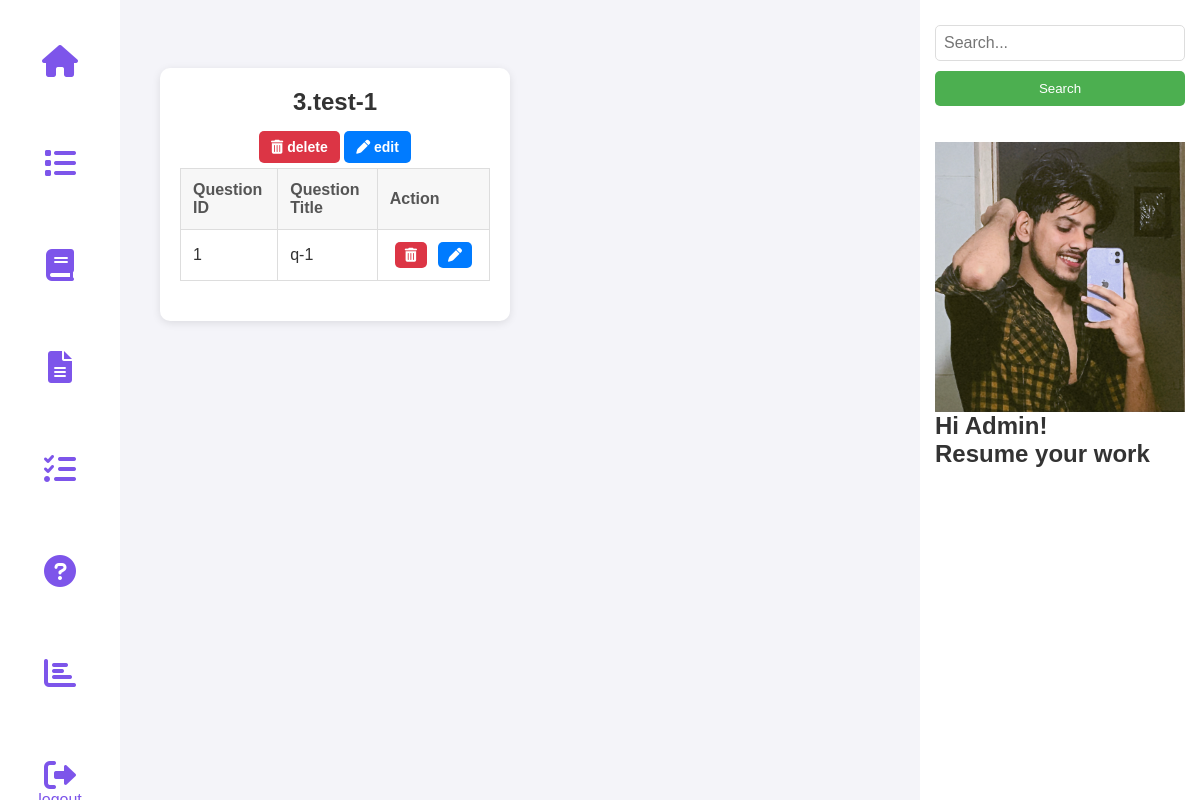
/view_quiz (signed in), run on an earlier commit of the app's database.
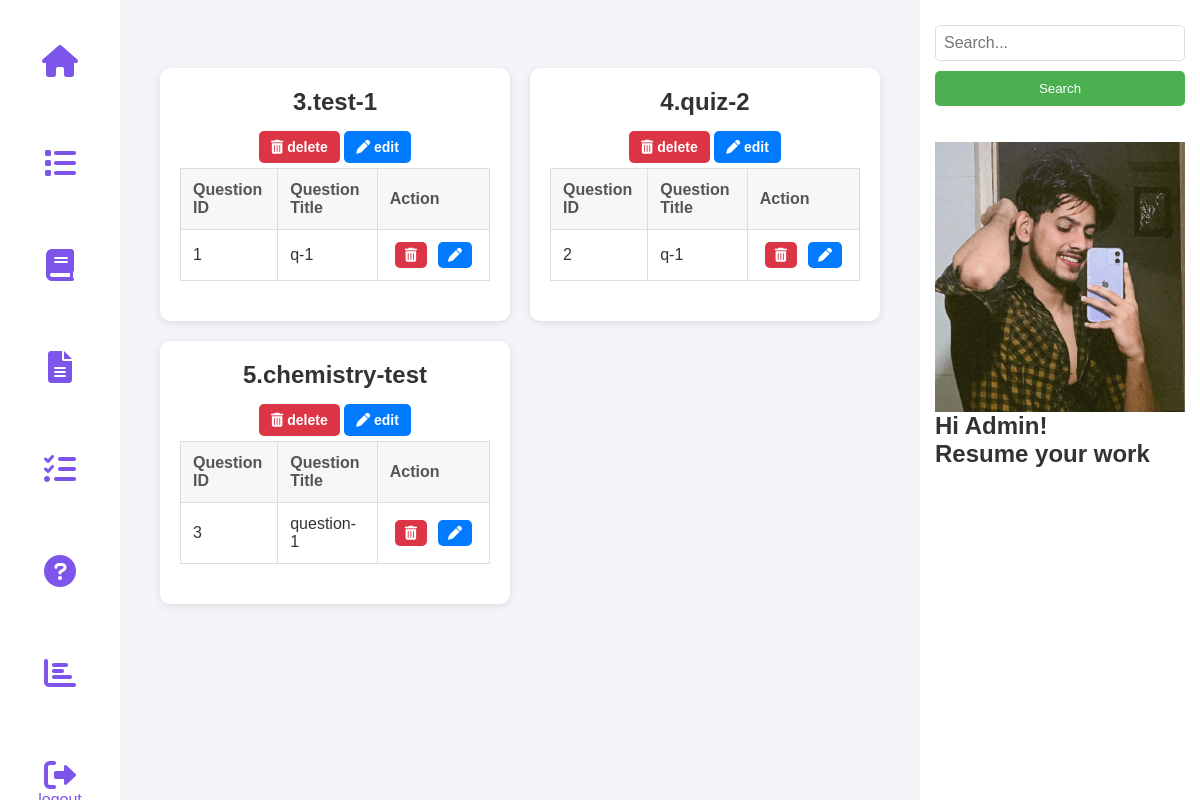
And on a later commit of the database.
### tables this page shows
CREATE TABLE QUIZES(
    id INTEGER PRIMARY KEY AUTOINCREMENT,
    quiz_name TEXT NOT NULL,
    chapter_id INTEGER NOT NULL,
    date TEXT NOT NULL,
    duration INTEGER NOT NULL,
    FOREIGN KEY(chapter_id) REFERENCES CHAPTERS(id) on DELETE CASCADE ON UPDATE CASCADE
    );

CREATE TABLE QUESTIONS(
    id INTEGER PRIMARY KEY AUTOINCREMENT,
    question_title TEXT NOT NULL,
    question TEXT NOT NULL,
    option1 TEXT NOT NULL,
    option2 TEXT NOT NULL,
    option3 TEXT NOT NULL,
    option4 TEXT NOT NULL,
    answer TEXT NOT NULL,
    quiz_id INTEGER NOT NULL,
    FOREIGN KEY(quiz_id) REFERENCES QUIZES(id) on DELETE CASCADE ON UPDATE CASCADE
    );

### controllers/admin.py (the view)
@admin_bp.route('/view_quiz')
def view_quiz():
    if 'admin' not in session:
        return redirect(url_for('auth.admin_login'))
    conn = get_db_connection()
    cursor = conn.cursor()
    cursor.execute("SELECT id, quiz_name FROM QUIZES")
    quizzes = cursor.fetchall()
    cursor.execute("SELECT id, quiz_id, question_title FROM QUESTIONS")
    questions = cursor.fetchall()
    conn.close()
    quiz_dict = {quiz[0]: {"id": quiz[0], "name": quiz[1], "questions": []} for quiz in quizzes}
    for question_id, quiz_id, question_title in questions:
        if quiz_id in quiz_dict:
            quiz_dict[quiz_id]["questions"].append({
                "id": question_id,
                "question_title": question_title
            })
    return render_template('admin/view_quiz.html', quizes=quiz_dict.values())

### models/setup_db.py (called while the page is built)
def get_db_connection():
    try:
        conn = sqlite3.connect(DB_PATH)
        conn.execute("PRAGMA foreign_keys = ON;")
        return conn
    except sqlite3.Error as e:
        print(f"❌ Database connection failed: {e}")
        return None

### templates/admin/view_quiz.html (shortened to what this page needs)
<!DOCTYPE html>
<html lang="en">
<head>
    <link rel="stylesheet" href="https://cdnjs.cloudflare.com/ajax/libs/font-awesome/6.0.0/css/all.min.css">
    <link rel="stylesheet" href="{{ url_for('static', filename='admin.css') }}">
</head>
<body>
    <nav class="nav">
        <div class="nav-left">
            <a href="{{ url_for('admin.admin_dashboard') }}"><button class="nav-button"><i
                        class="fas fa-home fa-2x"></i></button></a>
            <a href="{{ url_for('admin.view_quiz') }}"><button class="nav-button"><i
                        class="fas fa-list fa-2x"></i></button></a>
            <a href="{{ url_for('admin.add_subject') }}"><button class="nav-button"><i
                        class="fas fa-book fa-2x"></i></button></a>
            <a href="{{ url_for('admin.add_chapter') }}"><button class="nav-button"><i
                        class="fas fa-file-alt fa-2x"></i></button></a>
            <a href="{{ url_for('admin.add_quiz') }}"><button class="nav-button"><i
                        class="fas fa-tasks fa-2x"></i></button></a>
            <a href="{{ url_for('admin.add_question') }}"><button class="nav-button"><i
                        class="fas fa-question-circle fa-2x"></i></button></a>
            <a href="{{ url_for('admin.admin_summary') }}"><button class="nav-button"><i
                        class="fas fa-chart-bar fa-2x"></i></button></a>
            <a href="{{ url_for('auth.logout') }}"><button class="nav-button"><i
                        class="fas fa-sign-out-alt fa-2x"></i>logout</button></a>
        </div>
    </nav>
    <nav class="nav2">
        <div class="nav-right">
            <form method="GET" action="{{ url_for('admin.search_admin') }}">
                <input type="text" name="query" class="search-bar" placeholder="Search...">
                <button type="submit" class="search-button">Search</button>
            </form>
            <br><br>
            <img src="{{ url_for('static', filename='ayush.jpeg') }}" alt="Admin Profile" class="profile">
            <h1>Hi Admin!</h1>
            <h2>Resume your work</h2>
        </div>
    </nav>
    <div class="container2">
        {% for quiz in quizes %}
        <div class="quiz-box">
            <h1>{{quiz.id}}.{{ quiz.name }}</h1>
            <a href="{{ url_for('admin.delete_quiz', quiz_id=quiz.id) }}" class="delete-button"><i class="fas fa-trash-alt"></i> delete</a>
            <a href="{{ url_for('admin.edit_quiz', quiz_id=quiz.id) }}">
                <button class="edit-btn"><i class="fas fa-pen"></i> edit</button>
            </a>
            <table border="1">
                <thead>
                    <tr>
                        <th>Question ID</th>
                        <th>Question Title</th>
                        <th>Action</th>
                    </tr>
                </thead>
                <tbody>
                    {% for question in quiz.questions %}
                    <tr>
                        <td>{{ question.id }}</td>
                        <td>{{ question.question_title }}</td>
                        <td>
                            <div class="button-group">
                                <a href="{{ url_for('admin.delete_question', question_id=question.id) }}"
                                    class="delete-button"><i class="fas fa-trash-alt"></i> </a>
                                <a href="{{ url_for('admin.edit_question', question_id=question.id) }}">
                                    <button class="edit-btn"><i class="fas fa-pen"></i> </button>
                                </a>
                            </div>
                        </td>
                    </tr>
                    {% endfor %}
                </tbody>
            </table>
        </div>
        {% else %}
        <p>No quizes available.</p>
        {% endfor %}
    </div>
</body>
</html>

What changed in the data, as far as the page shows it:
added QUIZES: id "4", name "quiz-2"
added QUESTIONS: id "2", question_title "q-1", shown under "4"
added QUIZES: id "5", name "chemistry-test"
added QUESTIONS: id "3", question_title "question-1", shown under "5"
